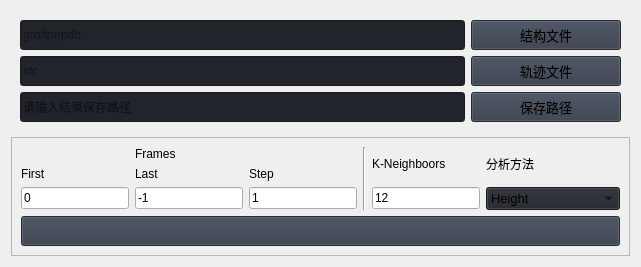
                     <widget class="QWidget" name="page_height">
                      <layout class="QVBoxLayout" name="verticalLayout_24">
                       <item>
                        <widget class="QFrame" name="row1_height">
                         <property name="frameShape">
                          <enum>QFrame::NoFrame</enum>
                         </property>
                         <property name="frameShadow">
                          <enum>QFrame::Raised</enum>
                         </property>
                         <layout class="QVBoxLayout" name="verticalLayout_21">
                          <item>
                           <layout class="QGridLayout" name="gridLayout_4">
                            <property name="bottomMargin">
                             <number>0</number>
                            </property>
                            <item row="1" column="1">
                             <widget class="QPushButton" name="btn_xtc_height">
                              <property name="minimumSize">
                               <size>
                                <width>150</width>
                                <height>30</height>
                               </size>
                              </property>
                              <property name="font">
                               <font>
                                <family>Segoe UI</family>
                                <pointsize>10</pointsize>
                                <weight>50</weight>
                                <italic>false</italic>
                                <bold>false</bold>
                               </font>
                              </property>
                              <property name="cursor">
                               <cursorShape>PointingHandCursor</cursorShape>
                              </property>
                              <property name="styleSheet">
                               <string notr="true">background-color: rgb(52, 59, 72);</string>
                              </property>
                              <property name="text">
                               <string>轨迹文件</string>
                              </property>
                              <property name="icon">
                               <iconset resource="resources.qrc">
                                <normaloff>:/icons/images/icons/cil-folder-open.png</normaloff>:/icons/images/icons/cil-folder-open.png</iconset>
                              </property>
                             </widget>
                            </item>
                            <item row="0" column="0">
                             <widget class="QLineEdit" name="edit_gro_height">
                              <property name="minimumSize">
                               <size>
                                <width>0</width>
                                <height>30</height>
                               </size>
                              </property>
                              <property name="styleSheet">
                               <string notr="true">background-color: rgb(33, 37, 43);</string>
                              </property>
                              <property name="text">
                               <string/>
                              </property>
                              <property name="placeholderText">
                               <string>gro/tpr/pdb</string>
                              </property>
                             </widget>
                            </item>
                            <item row="1" column="0">
                             <widget class="QLineEdit" name="edit_xtc_height">
                              <property name="minimumSize">
                               <size>
                                <width>0</width>
                                <height>30</height>
                               </size>
                              </property>
                              <property name="styleSheet">
                               <string notr="true">background-color: rgb(33, 37, 43);</string>
                              </property>
                              <property name="text">
                               <string/>
                              </property>
                              <property name="placeholderText">
                               <string>xtc</string>
                              </property>
                             </widget>
                            </item>
                            <item row="0" column="1">
                             <widget class="QPushButton" name="btn_gro_height">
                              <property name="minimumSize">
                               <size>
                                <width>150</width>
                                <height>30</height>
                               </size>
                              </property>
                              <property name="font">
                               <font>
                                <family>Segoe UI</family>
                                <pointsize>10</pointsize>
                                <weight>50</weight>
                                <italic>false</italic>
                                <bold>false</bold>
                               </font>
                              </property>
                              <property name="cursor">
                               <cursorShape>PointingHandCursor</cursorShape>
                              </property>
                              <property name="styleSheet">
                               <string notr="true">background-color: rgb(52, 59, 72);</string>
                              </property>
                              <property name="text">
                               <string>结构文件</string>
                              </property>
                              <property name="icon">
                               <iconset resource="resources.qrc">
                                <normaloff>:/icons/images/icons/cil-folder-open.png</normaloff>:/icons/images/icons/cil-folder-open.png</iconset>
                              </property>
                             </widget>
                            </item>
                            <item row="2" column="1">
                             <widget class="QPushButton" name="btnSaveHeight">
                              <property name="minimumSize">
                               <size>
                                <width>150</width>
                                <height>30</height>
                               </size>
                              </property>
                              <property name="font">
                               <font>
                                <family>Segoe UI</family>
                                <pointsize>10</pointsize>
                                <weight>50</weight>
                                <italic>false</italic>
                                <bold>false</bold>
                               </font>
                              </property>
                              <property name="cursor">
                               <cursorShape>PointingHandCursor</cursorShape>
                              </property>
                              <property name="styleSheet">
                               <string notr="true">background-color: rgb(52, 59, 72);</string>
                              </property>
                              <property name="text">
                               <string>保存路径</string>
                              </property>
                              <property name="icon">
                               <iconset resource="resources.qrc">
                                <normaloff>:/icons/images/icons/cil-folder-open.png</normaloff>:/icons/images/icons/cil-folder-open.png</iconset>
                              </property>
                             </widget>
                            </item>
                            <item row="2" column="0">
                             <widget class="QLineEdit" name="edit_save_height">
                              <property name="minimumSize">
                               <size>
                                <width>0</width>
                                <height>30</height>
                               </size>
                              </property>
                              <property name="styleSheet">
                               <string notr="true">background-color: rgb(33, 37, 43);</string>
                              </property>
                              <property name="text">
                               <string/>
                              </property>
                              <property name="placeholderText">
                               <string>请输入结果保存路径</string>
                              </property>
                             </widget>
                            </item>
                           </layout>
                          </item>
                         </layout>
                        </widget>
                       </item>
                       <item>
                        <widget class="QFrame" name="row2_height">
                         <property name="frameShape">
                          <enum>QFrame::StyledPanel</enum>
                         </property>
                         <property name="frameShadow">
                          <enum>QFrame::Raised</enum>
                         </property>
                         <layout class="QVBoxLayout" name="verticalLayout_22">
                          <item>
                           <layout class="QGridLayout" name="gridLayout_5">
                            <item row="1" column="2">
                             <widget class="QLabel" name="label_8">
                              <property name="text">
                               <string>Step</string>
                              </property>
                             </widget>
                            </item>
                            <item row="0" column="4" rowspan="2">
                             <widget class="QLabel" name="label_10">
                              <property name="text">
                               <string>K-Neighboors</string>
                              </property>
                             </widget>
                            </item>
                            <item row="1" column="0">
                             <widget class="QLabel" name="label_12">
                              <property name="text">
                               <string>First</string>
                              </property>
                             </widget>
                            </item>
                            <item row="0" column="1" colspan="2">
                             <widget class="QLabel" name="label_9">
                              <property name="text">
                               <string>Frames</string>
                              </property>
                             </widget>
                            </item>
                            <item row="1" column="1">
                             <widget class="QLabel" name="label_11">
                              <property name="text">
                               <string>Last</string>
                              </property>
                             </widget>
                            </item>
                            <item row="2" column="0" rowspan="2">
                             <widget class="QLineEdit" name="edit_first_height">
                              <property name="text">
                               <string>0</string>
                              </property>
                             </widget>
                            </item>
                            <item row="2" column="4" rowspan="2">
                             <widget class="QLineEdit" name="lineEdit_12">
                              <property name="text">
                               <string>12</string>
                              </property>
                             </widget>
                            </item>
                            <item row="0" column="3" rowspan="4">
                             <widget class="Line" name="line">
                              <property name="orientation">
                               <enum>Qt::Vertical</enum>
                              </property>
                             </widget>
                            </item>
                            <item row="2" column="2" rowspan="2">
                             <widget class="QLineEdit" name="lineEdit_10">
                              <property name="text">
                               <string>1</string>
                              </property>
                             </widget>
                            </item>
                            <item row="2" column="1" rowspan="2">
                             <widget class="QLineEdit" name="lineEdit_11">
                              <property name="text">
                               <string>-1</string>
                              </property>
                             </widget>
                            </item>
                            <item row="0" column="5" rowspan="2">
                             <widget class="QLabel" name="label_13">
                              <property name="text">
                               <string>分析方法</string>
                              </property>
                             </widget>
                            </item>
                            <item row="2" column="5" rowspan="2">
                             <widget class="QComboBox" name="comboBox_2">
                              <property name="font">
                               <font>
                                <family>Segoe UI</family>
                                <pointsize>10</pointsize>
                                <weight>50</weight>
                                <italic>false</italic>
                                <bold>false</bold>
                               </font>
                              </property>
                              <property name="autoFillBackground">
                               <bool>false</bool>
                              </property>
                              <property name="styleSheet">
                               <string notr="true">background-color: rgb(33, 37, 43);</string>
                              </property>
                              <property name="iconSize">
                               <size>
                                <width>16</width>
                                <height>16</height>
                               </size>
                              </property>
                              <property name="frame">
                               <bool>true</bool>
                              </property>
                              <item>
                               <property name="text">
                                <string>Height</string>
                               </property>
                              </item>
                              <item>
                               <property name="text">
                                <string>SZ</string>
                               </property>
                              </item>
                              <item>
                               <property name="text">
                                <string>Area</string>
                               </property>
                              </item>
                              <item>
                               <property name="text">
                                <string>PCA</string>
                               </property>
                              </item>
                              <item>
                               <property name="text">
                                <string>MeanCurvature</string>
                               </property>
                              </item>
                              <item>
                               <property name="text">
                                <string>GussainCurvature</string>
                               </property>
                              </item>
                             </widget>
                            </item>
                           </layout>
                          </item>
                          <item>
                           <widget class="QPushButton" name="btn_next_height">
                            <property name="minimumSize">
                             <size>
                              <width>150</width>
                              <height>30</height>
                             </size>
                            </property>
                            <property name="font">
                             <font>
                              <family>Segoe UI</family>
                              <pointsize>10</pointsize>
                              <weight>50</weight>
                              <italic>false</italic>
                              <bold>false</bold>
                             </font>
                            </property>
                            <property name="cursor">
                             <cursorShape>PointingHandCursor</cursorShape>
                            </property>
                            <property name="layoutDirection">
                             <enum>Qt::LeftToRight</enum>
                            </property>
                            <property name="styleSheet">
                             <string notr="true">background-color: rgb(52, 59, 72);</string>
                            </property>
                            <property name="text">
                             <string/>
                            </property>
                            <property name="icon">
                             <iconset resource="resources.qrc">
                              <normaloff>:/icons/images/icons/cil-chevron-double-right.png</normaloff>:/icons/images/icons/cil-chevron-double-right.png</iconset>
                            </property>
                           </widget>
                          </item>
                         </layout>
                        </widget>
                       </item>
                      </layout>
                     </widget>
